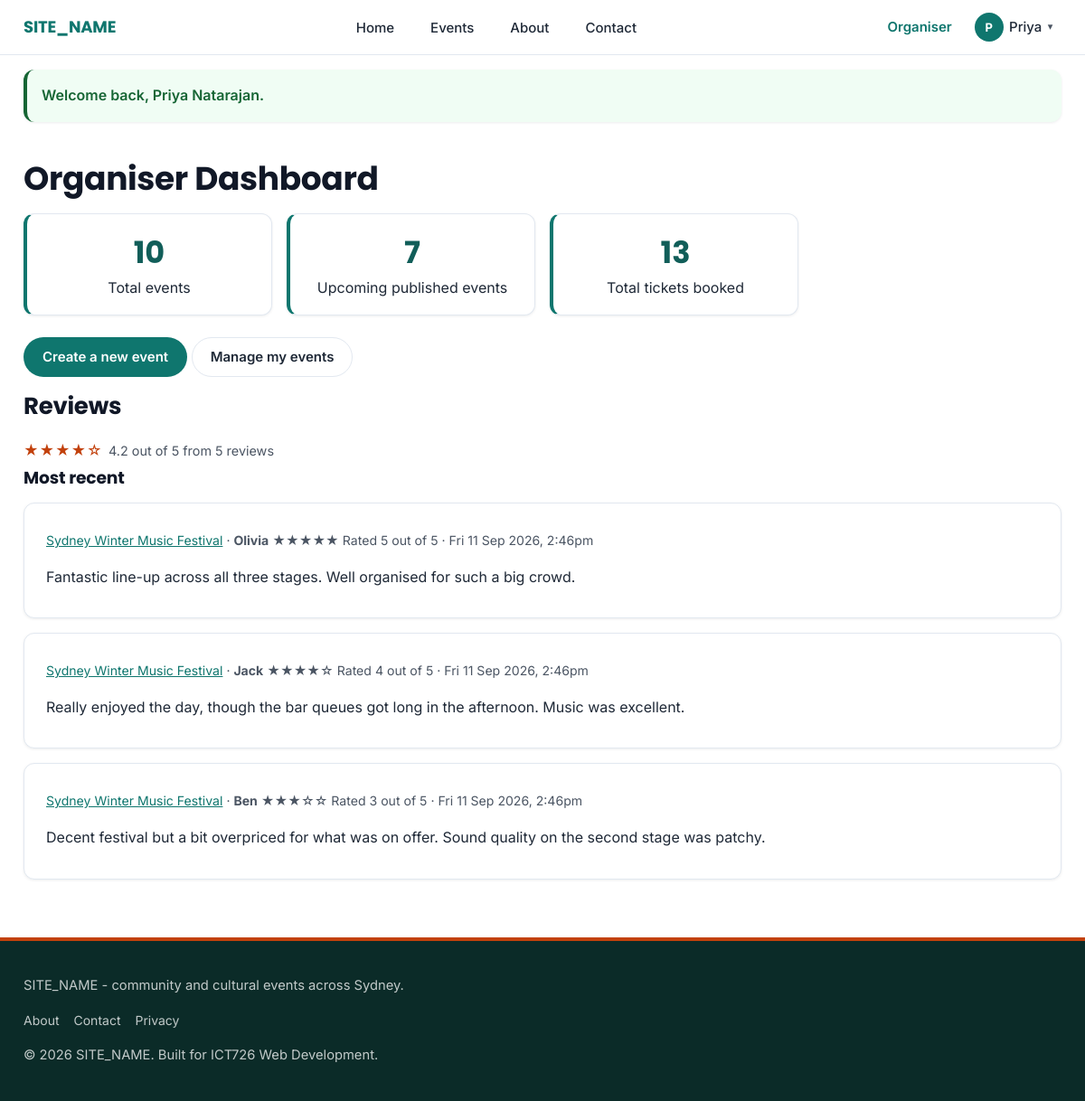
Page /organiser/dashboard.php (signed in) on the committed database.
### tables this page shows
CREATE TABLE reviews (
    id              INT AUTO_INCREMENT PRIMARY KEY,
    event_id        INT NOT NULL,
    user_id         INT NOT NULL,
    rating          TINYINT NOT NULL,
    comment         TEXT NOT NULL,
    is_hidden       TINYINT(1) NOT NULL DEFAULT 0,
    created_at      DATETIME NOT NULL DEFAULT CURRENT_TIMESTAMP,
    updated_at      DATETIME NOT NULL DEFAULT CURRENT_TIMESTAMP ON UPDATE CURRENT_TIMESTAMP,

     
     
     
     
     
    UNIQUE KEY uq_review_user_event (user_id, event_id),

    CONSTRAINT fk_reviews_event FOREIGN KEY (event_id) REFERENCES events(id) ON DELETE CASCADE,
    CONSTRAINT fk_reviews_user  FOREIGN KEY (user_id)  REFERENCES users(id)  ON DELETE CASCADE,

     
     
    INDEX idx_reviews_event (event_id, is_hidden)
);

CREATE TABLE events (
    id              INT AUTO_INCREMENT PRIMARY KEY,
    organiser_id    INT NOT NULL,
    category_id     INT NOT NULL,
    venue_id        INT NOT NULL,
    title           VARCHAR(150) NOT NULL,
    slug            VARCHAR(180) NOT NULL,
    description     TEXT NOT NULL,
    image           VARCHAR(255) NULL,
    start_datetime  DATETIME NOT NULL,
    end_datetime    DATETIME NOT NULL,
    capacity        INT NOT NULL,
    price           DECIMAL(8,2) NOT NULL DEFAULT 0.00,
    status          ENUM('draft', 'published', 'cancelled') NOT NULL DEFAULT 'draft',
    created_at      DATETIME NOT NULL DEFAULT CURRENT_TIMESTAMP,
    updated_at      DATETIME NOT NULL DEFAULT CURRENT_TIMESTAMP ON UPDATE CURRENT_TIMESTAMP,

    UNIQUE KEY uq_events_slug (slug),

     
     
     
     
     
    CONSTRAINT fk_events_organiser FOREIGN KEY (organiser_id) REFERENCES users(id),
    CONSTRAINT fk_events_category  FOREIGN KEY (category_id)  REFERENCES categories(id),
    CONSTRAINT fk_events_venue     FOREIGN KEY (venue_id)     REFERENCES venues(id),

     
     
     
    INDEX idx_events_start_datetime (start_datetime),
    INDEX idx_events_status (status),
    INDEX idx_events_category_id (category_id)
);

### includes/validate.php (called while the page is built, shortened)
<?php
function e($value) {
    return htmlspecialchars($value ?? '', ENT_QUOTES, 'UTF-8');
}

### organiser/dashboard.php (the view, shortened to what this page needs)
<?php
require_once __DIR__ . '/../includes/auth_guard.php';
$organiserId = currentUserId();
$stmt = $pdo->prepare("SELECT COUNT(*) FROM events WHERE organiser_id = :id");
$stmt->execute(['id' => $organiserId]);
$totalEvents = (int) $stmt->fetchColumn();
$stmt = $pdo->prepare(
    "SELECT COUNT(*) FROM events WHERE organiser_id = :id AND status = 'published' AND start_datetime > NOW()"
);
$stmt->execute(['id' => $organiserId]);
$upcomingEvents = (int) $stmt->fetchColumn();
$stmt = $pdo->prepare(
    "SELECT COALESCE(SUM(r.quantity), 0) FROM registrations r
     JOIN events e ON e.id = r.event_id
     WHERE e.organiser_id = :id AND r.status = 'registered'"
);
$stmt->execute(['id' => $organiserId]);
$totalRegistrations = (int) $stmt->fetchColumn();
$stmt = $pdo->prepare(
    "SELECT AVG(r.rating) AS avg_rating, COUNT(r.id) AS review_count
     FROM reviews r
     JOIN events e ON e.id = r.event_id
     WHERE e.organiser_id = :id AND r.is_hidden = 0"
);
$stmt->execute(['id' => $organiserId]);
$reviewSummary = $stmt->fetch();
$stmt = $pdo->prepare(
    "SELECT r.*, e.title AS event_title, e.slug AS event_slug,
            SUBSTRING_INDEX(u.name, ' ', 1) AS reviewer_first_name
     FROM reviews r
     JOIN events e ON e.id = r.event_id
     JOIN users u ON u.id = r.user_id
     WHERE e.organiser_id = :id AND r.is_hidden = 0
     ORDER BY r.created_at DESC
     LIMIT 3"
);
$stmt->execute(['id' => $organiserId]);
$recentReviews = $stmt->fetchAll();
require_once __DIR__ . '/../includes/header.php';
?>
<h1>Organiser Dashboard</h1>
<div class="metric-cards">
    <div class="metric-card">
        <div class="metric-number"><?= $totalEvents ?></div>
        <div>Total events</div>
    </div>
    <div class="metric-card">
        <div class="metric-number"><?= $upcomingEvents ?></div>
        <div>Upcoming published events</div>
    </div>
    <div class="metric-card">
        <div class="metric-number"><?= $totalRegistrations ?></div>
        <div>Total tickets booked</div>
    </div>
</div>
<p>
    <a class="btn" href="<?= BASE_URL ?>/organiser/event-form.php">Create a new event</a>
    <a class="btn btn-secondary" href="<?= BASE_URL ?>/organiser/my-events.php">Manage my events</a>
</p>
<section aria-labelledby="reviews-heading">
    <h2 id="reviews-heading">Reviews</h2>
    <?= renderStars(
        $reviewSummary['avg_rating'] !== null ? (float) $reviewSummary['avg_rating'] : null,
        (int) $reviewSummary['review_count']
    ) ?>
    <?php if (empty($recentReviews)): ?>
        <p class="empty-state">No reviews yet. Reviews appear here once attendees start reviewing your events.</p>
    <?php else: ?>
        <h3>Most recent</h3>
        <div class="review-list">
            <?php foreach ($recentReviews as $review): ?>
                <article class="review-card">
                    <p class="review-meta">
                        <a href="<?= BASE_URL ?>/event.php?slug=<?= urlencode($review['event_slug']) ?>"><?= e($review['event_title']) ?></a>
                        &middot; <strong><?= e($review['reviewer_first_name']) ?></strong>
                        <span aria-hidden="true"><?= str_repeat('&#9733;', (int) $review['rating']) . str_repeat('&#9734;', 5 - (int) $review['rating']) ?></span>
                        Rated <?= (int) $review['rating'] ?> out of 5 &middot; <?= e(formatEventDate($review['created_at'])) ?>
                    </p>
                    <p><?= nl2br(e($review['comment'])) ?></p>
                </article>
            <?php endforeach; ?>
        </div>
    <?php endif; ?>
</section>
<?php require_once __DIR__ . '/../includes/footer.php'; ?>

### assets/css/style.css (style rules this page uses)
:root { --color-primary: #0f766e; --color-primary-dark: #115e59; --color-primary-light: #14b8a6; --color-accent: #c2410c; --color-accent-light: #f97316; --color-text: #1f2937; --color-text-light: #4b5563; --color-bg: #ffffff; --color-bg-alt: #f4f8f7; --color-border: #e2e8f0; --color-error: #b91c1c; --color-error-bg: #fef2f2; --color-success: #166534; --color-success-bg: #f0fdf4; --color-warning: #854d0e; --color-warning-bg: #fef9c3; --font-heading: 'Poppins', 'Segoe UI', system-ui, -apple-system, Arial, sans-serif; --font-body: 'Inter', 'Segoe UI', system-ui, -apple-system, Arial, sans-serif; --radius-sm: 8px; --radius: 12px; --radius-lg: 20px; --radius-full: 999px; --shadow-sm: 0 1px 3px rgba(15, 23, 42, 0.08); --shadow-md: 0 6px 16px rgba(15, 23, 42, 0.10), 0 2px 4px rgba(15, 23, 42, 0.06); --shadow-lg: 0 16px 40px rgba(15, 23, 42, 0.16), 0 4px 10px rgba(15, 23, 42, 0.08); --transition: 180ms cubic-bezier(0.4, 0, 0.2, 1); --spacing-1: 0.5rem; --spacing-2: 1rem; --spacing-3: 1.5rem; --spacing-4: 2rem; --max-width: 1180px; }
* { box-sizing: border-box; }
html { scroll-behavior: smooth; }
body { margin: 0; font-family: var(--font-body); color: var(--color-text); background: var(--color-bg); line-height: 1.6; -webkit-font-smoothing: antialiased; }
a { color: var(--color-primary); transition: color var(--transition); }
h1, h2, h3 { margin: 0 0 var(--spacing-2); font-family: var(--font-heading); line-height: 1.25; letter-spacing: -0.01em; color: #111827; }
h1 { font-size: 1.75rem; }
h2 { font-size: 1.375rem; }
@media (min-width: 768px) { h1 { font-size: 2.25rem; } }
@media (min-width: 768px) { h2 { font-size: 1.625rem; } }
main > h1, main > section h2, main > article h2 { position: relative; }
.btn { display: inline-flex; align-items: center; justify-content: center; gap: var(--spacing-1); min-height: 2.75rem; padding: 0.625rem 1.25rem; border: 1px solid transparent; border-radius: var(--radius-full); background: var(--color-primary); color: #fff; font-family: var(--font-body); font-size: 0.9375rem; font-weight: 600; line-height: 1.2; text-decoration: none; text-align: center; cursor: pointer; transition: all var(--transition); }
.btn-secondary { background: transparent; color: var(--color-text); border-color: var(--color-border); }
.metric-cards { display: grid; grid-template-columns: 1fr; gap: var(--spacing-2); margin-bottom: var(--spacing-3); list-style: none; padding: 0; }
.metric-card { background: var(--color-bg); border: 1px solid var(--color-border); border-left: 4px solid var(--color-primary); border-radius: var(--radius); padding: var(--spacing-2) var(--spacing-3); text-align: center; box-shadow: var(--shadow-sm); }
@media (prefers-reduced-motion: no-preference) { .metric-card { transition: transform var(--transition), box-shadow var(--transition); } }
.metric-card .metric-number { font-family: var(--font-heading); font-size: 2.1rem; font-weight: 700; color: var(--color-primary-dark); }
@media (min-width: 480px) { .metric-cards { grid-template-columns: repeat(2, 1fr); } }
@media (min-width: 768px) { .metric-cards { grid-template-columns: repeat(3, 1fr); } }
@media (min-width: 1024px) { .metric-cards { grid-template-columns: repeat(4, 1fr); } }
.review-card { border: 1px solid var(--color-border); border-radius: var(--radius); padding: var(--spacing-2) var(--spacing-3); margin-bottom: var(--spacing-2); background: var(--color-bg); box-shadow: var(--shadow-sm); }
.review-card:last-child { margin-bottom: 0; }
.review-card .review-meta { color: var(--color-text-light); font-size: 0.88rem; margin-bottom: 0.4rem; }

### rows in the picture
reviews: event.title "Sydney Winter Music Festival", reviewer_first_name "Olivia", rating "★★★★★", rating "5", created_at "Fri 11 Sep 2026, 2:46pm", comment "Fantastic line-up across all three stages. Well organised for such a big crowd."
reviews: event.title "Sydney Winter Music Festival", reviewer_first_name "Jack", rating "★★★★", rating "☆", rating "4", created_at "Fri 11 Sep 2026, 2:46pm", comment "Really enjoyed the day, though the bar queues got long in the afternoon. Music was excellent."
reviews: event.title "Sydney Winter Music Festival", reviewer_first_name "Ben", rating "★★★", rating "☆☆", rating "3", created_at "Fri 11 Sep 2026, 2:46pm", comment "Decent festival but a bit overpriced for what was on offer. Sound quality on the second stage was patchy."

### other values in the picture
SITE_NAME "SITE_NAME"
$headerUserInitial "P"
$headerUserFirstName "Priya"
$flash['message'] "Welcome back, Priya Natarajan."
$totalEvents "10"
$upcomingEvents "7"
$totalRegistrations "13"
$icons "★★★★☆"
$text "4.2 out of 5 from 5 reviews"
